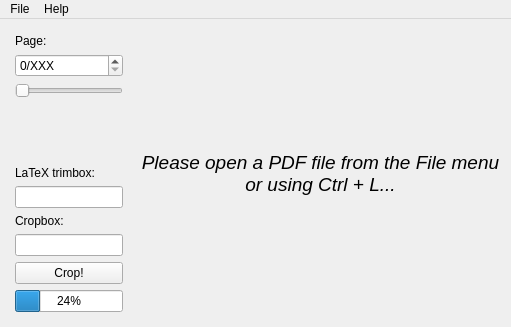
<?xml version="1.0" encoding="UTF-8"?>
<ui version="4.0">
 <class>MainWindow</class>
 <widget class="QMainWindow" name="MainWindow">
  <property name="geometry">
   <rect>
    <x>0</x>
    <y>0</y>
    <width>511</width>
    <height>327</height>
   </rect>
  </property>
  <property name="windowTitle">
   <string>PdfCrop</string>
  </property>
  <widget class="QWidget" name="centralWidget">
   <property name="enabled">
    <bool>true</bool>
   </property>
   <layout class="QHBoxLayout" name="horizontalLayout">
    <property name="spacing">
     <number>0</number>
    </property>
    <property name="margin">
     <number>4</number>
    </property>
    <item>
     <widget class="QWidget" name="pager" native="true">
      <property name="enabled">
       <bool>true</bool>
      </property>
      <property name="sizePolicy">
       <sizepolicy hsizetype="Fixed" vsizetype="Preferred">
        <horstretch>0</horstretch>
        <verstretch>0</verstretch>
       </sizepolicy>
      </property>
      <layout class="QVBoxLayout" name="verticalLayout">
       <item>
        <widget class="QLabel" name="label_2">
         <property name="text">
          <string>Page:</string>
         </property>
        </widget>
       </item>
       <item>
        <widget class="QSpinBox" name="pageValue">
         <property name="suffix">
          <string>/XXX</string>
         </property>
        </widget>
       </item>
       <item>
        <widget class="QSlider" name="pageSlider">
         <property name="orientation">
          <enum>Qt::Horizontal</enum>
         </property>
        </widget>
       </item>
       <item>
        <spacer name="verticalSpacer_2">
         <property name="orientation">
          <enum>Qt::Vertical</enum>
         </property>
         <property name="sizeHint" stdset="0">
          <size>
           <width>20</width>
           <height>40</height>
          </size>
         </property>
        </spacer>
       </item>
       <item>
        <widget class="QLabel" name="label">
         <property name="text">
          <string>LaTeX trimbox:</string>
         </property>
        </widget>
       </item>
       <item>
        <widget class="QLineEdit" name="trimBox"/>
       </item>
       <item>
        <widget class="QLabel" name="label">
         <property name="text">
          <string>Cropbox:</string>
         </property>
        </widget>
       </item>
       <item>
        <widget class="QLineEdit" name="cropBox"/>
       </item>
       <item>
        <widget class="QPushButton" name="btnCrop">
         <property name="text">
          <string>Crop!</string>
         </property>
        </widget>
       </item>
       <item>
        <widget class="QProgressBar" name="progressBar">
         <property name="value">
          <number>24</number>
         </property>
        </widget>
       </item>
      </layout>
     </widget>
    </item>
    <item>
     <widget class="DisplayWidget" name="display">
      <property name="font">
       <font>
        <pointsize>14</pointsize>
        <italic>true</italic>
       </font>
      </property>
      <property name="text">
       <string>Please open a PDF file from the File menu or using Ctrl + L...</string>
      </property>
      <property name="alignment">
       <set>Qt::AlignCenter</set>
      </property>
      <property name="wordWrap">
       <bool>true</bool>
      </property>
     </widget>
    </item>
   </layout>
  </widget>
  <widget class="QMenuBar" name="menuBar">
   <property name="geometry">
    <rect>
     <x>0</x>
     <y>0</y>
     <width>511</width>
     <height>25</height>
    </rect>
   </property>
   <widget class="QMenu" name="menuFile">
    <property name="title">
     <string>File</string>
    </property>
    <addaction name="actionLoad"/>
    <addaction name="separator"/>
    <addaction name="actionExit"/>
   </widget>
   <widget class="QMenu" name="menuHelp">
    <property name="title">
     <string>Help</string>
    </property>
    <addaction name="action_About"/>
   </widget>
   <addaction name="menuFile"/>
   <addaction name="menuHelp"/>
  </widget>
  <action name="actionLoad">
   <property name="text">
    <string>&amp;Load PDF</string>
   </property>
   <property name="toolTip">
    <string>Load a PDF file</string>
   </property>
   <property name="shortcut">
    <string>Ctrl+L</string>
   </property>
  </action>
  <action name="actionExit">
   <property name="text">
    <string>E&amp;xit</string>
   </property>
  </action>
  <action name="action_About">
   <property name="text">
    <string>&amp;About</string>
   </property>
  </action>
  <action name="actionPageChanged">
   <property name="text">
    <string>pageChanged</string>
   </property>
  </action>
 </widget>
 <layoutdefault spacing="6" margin="11"/>
 <customwidgets>
  <customwidget>
   <class>DisplayWidget</class>
   <extends>QLabel</extends>
   <header>displaywidget.h</header>
  </customwidget>
 </customwidgets>
 <resources/>
 <connections>
  <connection>
   <sender>pageValue</sender>
   <signal>valueChanged(int)</signal>
   <receiver>pageSlider</receiver>
   <slot>setValue(int)</slot>
   <hints>
    <hint type="sourcelabel">
     <x>137</x>
     <y>87</y>
    </hint>
    <hint type="destinationlabel">
     <x>158</x>
     <y>122</y>
    </hint>
   </hints>
  </connection>
  <connection>
   <sender>pageSlider</sender>
   <signal>valueChanged(int)</signal>
   <receiver>pageValue</receiver>
   <slot>setValue(int)</slot>
   <hints>
    <hint type="sourcelabel">
     <x>158</x>
     <y>122</y>
    </hint>
    <hint type="destinationlabel">
     <x>114</x>
     <y>87</y>
    </hint>
   </hints>
  </connection>
  <connection>
   <sender>pageValue</sender>
   <signal>valueChanged(int)</signal>
   <receiver>actionPageChanged</receiver>
   <slot>trigger()</slot>
   <hints>
    <hint type="sourcelabel">
     <x>114</x>
     <y>87</y>
    </hint>
    <hint type="destinationlabel">
     <x>-1</x>
     <y>-1</y>
    </hint>
   </hints>
  </connection>
  <connection>
   <sender>actionExit</sender>
   <signal>triggered()</signal>
   <receiver>MainWindow</receiver>
   <slot>close()</slot>
   <hints>
    <hint type="sourcelabel">
     <x>-1</x>
     <y>-1</y>
    </hint>
    <hint type="destinationlabel">
     <x>255</x>
     <y>163</y>
    </hint>
   </hints>
  </connection>
 </connections>
</ui>
